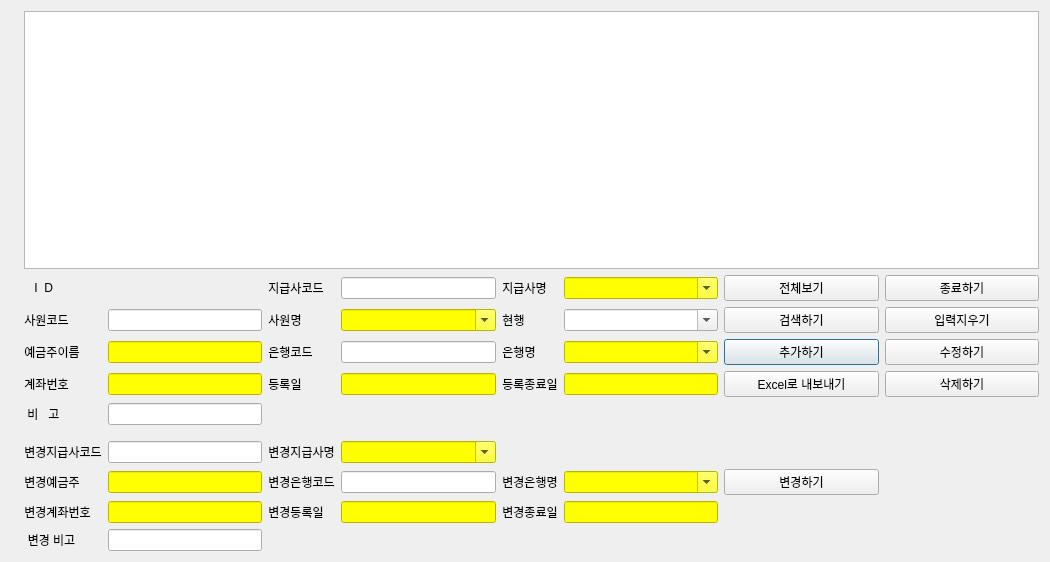
<?xml version="1.0" encoding="UTF-8"?>
<ui version="4.0">
 <class>BankAccProductInfoDialog</class>
 <widget class="QDialog" name="BankAccProductInfoDialog">
  <property name="geometry">
   <rect>
    <x>0</x>
    <y>0</y>
    <width>1050</width>
    <height>562</height>
   </rect>
  </property>
  <property name="sizePolicy">
   <sizepolicy hsizetype="Expanding" vsizetype="Expanding">
    <horstretch>0</horstretch>
    <verstretch>0</verstretch>
   </sizepolicy>
  </property>
  <property name="windowTitle">
   <string>물품대 은행계좌 기준정보</string>
  </property>
  <layout class="QGridLayout" name="gridLayout_2">
   <item row="0" column="0">
    <layout class="QGridLayout" name="gridLayout">
     <item row="4" column="5">
      <widget class="QLabel" name="label_14">
       <property name="sizePolicy">
        <sizepolicy hsizetype="Fixed" vsizetype="Fixed">
         <horstretch>0</horstretch>
         <verstretch>0</verstretch>
        </sizepolicy>
       </property>
       <property name="text">
        <string>등록종료일</string>
       </property>
       <property name="alignment">
        <set>Qt::AlignCenter</set>
       </property>
      </widget>
     </item>
     <item row="3" column="7">
      <widget class="QPushButton" name="pb_baproduct_insert">
       <property name="sizePolicy">
        <sizepolicy hsizetype="Expanding" vsizetype="Fixed">
         <horstretch>0</horstretch>
         <verstretch>0</verstretch>
        </sizepolicy>
       </property>
       <property name="text">
        <string>추가하기</string>
       </property>
      </widget>
     </item>
     <item row="8" column="6">
      <widget class="QComboBox" name="cb_baproduct_changedbkname">
       <property name="sizePolicy">
        <sizepolicy hsizetype="Expanding" vsizetype="Fixed">
         <horstretch>0</horstretch>
         <verstretch>0</verstretch>
        </sizepolicy>
       </property>
       <property name="styleSheet">
        <string notr="true">background-color: rgb(255, 255, 0);</string>
       </property>
       <property name="editable">
        <bool>true</bool>
       </property>
      </widget>
     </item>
     <item row="3" column="4">
      <widget class="QLineEdit" name="entry_baproduct_bankid">
       <property name="sizePolicy">
        <sizepolicy hsizetype="Expanding" vsizetype="Fixed">
         <horstretch>0</horstretch>
         <verstretch>0</verstretch>
        </sizepolicy>
       </property>
       <property name="styleSheet">
        <string notr="true">
</string>
       </property>
      </widget>
     </item>
     <item row="4" column="7">
      <widget class="QPushButton" name="pb_baproduct_excel_export">
       <property name="sizePolicy">
        <sizepolicy hsizetype="Expanding" vsizetype="Fixed">
         <horstretch>0</horstretch>
         <verstretch>0</verstretch>
        </sizepolicy>
       </property>
       <property name="text">
        <string>Excel로 내보내기</string>
       </property>
      </widget>
     </item>
     <item row="1" column="4">
      <widget class="QLineEdit" name="entry_baproduct_ccode">
       <property name="sizePolicy">
        <sizepolicy hsizetype="MinimumExpanding" vsizetype="Fixed">
         <horstretch>0</horstretch>
         <verstretch>0</verstretch>
        </sizepolicy>
       </property>
      </widget>
     </item>
     <item row="9" column="5">
      <widget class="QLabel" name="label_20">
       <property name="sizePolicy">
        <sizepolicy hsizetype="Fixed" vsizetype="Fixed">
         <horstretch>0</horstretch>
         <verstretch>0</verstretch>
        </sizepolicy>
       </property>
       <property name="text">
        <string>변경종료일</string>
       </property>
       <property name="alignment">
        <set>Qt::AlignCenter</set>
       </property>
      </widget>
     </item>
     <item row="8" column="7">
      <widget class="QPushButton" name="pb_baproduct_changeinsert">
       <property name="sizePolicy">
        <sizepolicy hsizetype="Expanding" vsizetype="Fixed">
         <horstretch>0</horstretch>
         <verstretch>0</verstretch>
        </sizepolicy>
       </property>
       <property name="text">
        <string>변경하기</string>
       </property>
      </widget>
     </item>
     <item row="8" column="2">
      <widget class="QLineEdit" name="entry_baproduct_changedbaowner">
       <property name="sizePolicy">
        <sizepolicy hsizetype="Expanding" vsizetype="Fixed">
         <horstretch>0</horstretch>
         <verstretch>0</verstretch>
        </sizepolicy>
       </property>
       <property name="styleSheet">
        <string notr="true">background-color: rgb(255, 255, 0);</string>
       </property>
      </widget>
     </item>
     <item row="9" column="4">
      <widget class="QLineEdit" name="entry_baproduct_changedefffrom">
       <property name="sizePolicy">
        <sizepolicy hsizetype="Expanding" vsizetype="Fixed">
         <horstretch>0</horstretch>
         <verstretch>0</verstretch>
        </sizepolicy>
       </property>
       <property name="styleSheet">
        <string notr="true">background-color: rgb(255, 255, 0);</string>
       </property>
      </widget>
     </item>
     <item row="6" column="1" colspan="8">
      <spacer name="horizontalSpacer">
       <property name="orientation">
        <enum>Qt::Horizontal</enum>
       </property>
       <property name="sizeHint" stdset="0">
        <size>
         <width>40</width>
         <height>10</height>
        </size>
       </property>
      </spacer>
     </item>
     <item row="9" column="3">
      <widget class="QLabel" name="label_19">
       <property name="sizePolicy">
        <sizepolicy hsizetype="Fixed" vsizetype="Fixed">
         <horstretch>0</horstretch>
         <verstretch>0</verstretch>
        </sizepolicy>
       </property>
       <property name="text">
        <string>변경등록일</string>
       </property>
       <property name="alignment">
        <set>Qt::AlignCenter</set>
       </property>
      </widget>
     </item>
     <item row="9" column="1">
      <widget class="QLabel" name="label_18">
       <property name="sizePolicy">
        <sizepolicy hsizetype="Fixed" vsizetype="Fixed">
         <horstretch>0</horstretch>
         <verstretch>0</verstretch>
        </sizepolicy>
       </property>
       <property name="text">
        <string>변경계좌번호</string>
       </property>
       <property name="alignment">
        <set>Qt::AlignCenter</set>
       </property>
      </widget>
     </item>
     <item row="4" column="8">
      <widget class="QPushButton" name="pb_baproduct_delete">
       <property name="sizePolicy">
        <sizepolicy hsizetype="Expanding" vsizetype="Fixed">
         <horstretch>0</horstretch>
         <verstretch>0</verstretch>
        </sizepolicy>
       </property>
       <property name="text">
        <string>삭제하기</string>
       </property>
      </widget>
     </item>
     <item row="9" column="2">
      <widget class="QLineEdit" name="entry_baproduct_changedbankaccno">
       <property name="sizePolicy">
        <sizepolicy hsizetype="Expanding" vsizetype="Fixed">
         <horstretch>0</horstretch>
         <verstretch>0</verstretch>
        </sizepolicy>
       </property>
       <property name="styleSheet">
        <string notr="true">background-color: rgb(255, 255, 0);</string>
       </property>
      </widget>
     </item>
     <item row="10" column="2">
      <widget class="QLineEdit" name="entry_baproduct_changedremark">
       <property name="sizePolicy">
        <sizepolicy hsizetype="MinimumExpanding" vsizetype="Fixed">
         <horstretch>0</horstretch>
         <verstretch>0</verstretch>
        </sizepolicy>
       </property>
      </widget>
     </item>
     <item row="9" column="6">
      <widget class="QLineEdit" name="entry_baproduct_changedeffthru">
       <property name="sizePolicy">
        <sizepolicy hsizetype="Expanding" vsizetype="Fixed">
         <horstretch>0</horstretch>
         <verstretch>0</verstretch>
        </sizepolicy>
       </property>
       <property name="styleSheet">
        <string notr="true">background-color: rgb(255, 255, 0);</string>
       </property>
      </widget>
     </item>
     <item row="8" column="1">
      <widget class="QLabel" name="label_15">
       <property name="sizePolicy">
        <sizepolicy hsizetype="Fixed" vsizetype="Fixed">
         <horstretch>0</horstretch>
         <verstretch>0</verstretch>
        </sizepolicy>
       </property>
       <property name="text">
        <string>변경예금주</string>
       </property>
       <property name="alignment">
        <set>Qt::AlignCenter</set>
       </property>
      </widget>
     </item>
     <item row="8" column="4">
      <widget class="QLineEdit" name="entry_baproduct_changedbankid">
       <property name="sizePolicy">
        <sizepolicy hsizetype="Expanding" vsizetype="Fixed">
         <horstretch>0</horstretch>
         <verstretch>0</verstretch>
        </sizepolicy>
       </property>
       <property name="styleSheet">
        <string notr="true"/>
       </property>
      </widget>
     </item>
     <item row="1" column="7">
      <widget class="QPushButton" name="pb_baproduct_show">
       <property name="sizePolicy">
        <sizepolicy hsizetype="Expanding" vsizetype="Fixed">
         <horstretch>0</horstretch>
         <verstretch>0</verstretch>
        </sizepolicy>
       </property>
       <property name="text">
        <string>전체보기</string>
       </property>
      </widget>
     </item>
     <item row="4" column="2">
      <widget class="QLineEdit" name="entry_baproduct_bankaccno">
       <property name="sizePolicy">
        <sizepolicy hsizetype="Expanding" vsizetype="Fixed">
         <horstretch>0</horstretch>
         <verstretch>0</verstretch>
        </sizepolicy>
       </property>
       <property name="styleSheet">
        <string notr="true">background-color: rgb(255, 255, 0);</string>
       </property>
      </widget>
     </item>
     <item row="1" column="2">
      <widget class="QLabel" name="lbl_baproduct_id">
       <property name="sizePolicy">
        <sizepolicy hsizetype="MinimumExpanding" vsizetype="MinimumExpanding">
         <horstretch>0</horstretch>
         <verstretch>0</verstretch>
        </sizepolicy>
       </property>
       <property name="text">
        <string/>
       </property>
      </widget>
     </item>
     <item row="2" column="4">
      <widget class="QComboBox" name="cb_baproduct_ename">
       <property name="sizePolicy">
        <sizepolicy hsizetype="Expanding" vsizetype="Fixed">
         <horstretch>0</horstretch>
         <verstretch>0</verstretch>
        </sizepolicy>
       </property>
       <property name="styleSheet">
        <string notr="true">background-color: rgb(255, 255, 0);</string>
       </property>
       <property name="editable">
        <bool>true</bool>
       </property>
      </widget>
     </item>
     <item row="1" column="3">
      <widget class="QLabel" name="label_2">
       <property name="sizePolicy">
        <sizepolicy hsizetype="Fixed" vsizetype="Fixed">
         <horstretch>0</horstretch>
         <verstretch>0</verstretch>
        </sizepolicy>
       </property>
       <property name="text">
        <string>지급사코드</string>
       </property>
       <property name="alignment">
        <set>Qt::AlignCenter</set>
       </property>
      </widget>
     </item>
     <item row="1" column="1">
      <widget class="QLabel" name="label">
       <property name="sizePolicy">
        <sizepolicy hsizetype="Fixed" vsizetype="Fixed">
         <horstretch>0</horstretch>
         <verstretch>0</verstretch>
        </sizepolicy>
       </property>
       <property name="text">
        <string>   I  D  </string>
       </property>
       <property name="alignment">
        <set>Qt::AlignCenter</set>
       </property>
      </widget>
     </item>
     <item row="2" column="3">
      <widget class="QLabel" name="label_9">
       <property name="sizePolicy">
        <sizepolicy hsizetype="Fixed" vsizetype="Fixed">
         <horstretch>0</horstretch>
         <verstretch>0</verstretch>
        </sizepolicy>
       </property>
       <property name="text">
        <string>사원명</string>
       </property>
       <property name="alignment">
        <set>Qt::AlignCenter</set>
       </property>
      </widget>
     </item>
     <item row="4" column="0">
      <widget class="QLabel" name="label_8">
       <property name="sizePolicy">
        <sizepolicy hsizetype="Fixed" vsizetype="MinimumExpanding">
         <horstretch>0</horstretch>
         <verstretch>0</verstretch>
        </sizepolicy>
       </property>
       <property name="text">
        <string/>
       </property>
       <property name="alignment">
        <set>Qt::AlignCenter</set>
       </property>
      </widget>
     </item>
     <item row="4" column="4">
      <widget class="QLineEdit" name="entry_baproduct_efffrom">
       <property name="sizePolicy">
        <sizepolicy hsizetype="Expanding" vsizetype="Fixed">
         <horstretch>0</horstretch>
         <verstretch>0</verstretch>
        </sizepolicy>
       </property>
       <property name="styleSheet">
        <string notr="true">background-color: rgb(255, 255, 0);</string>
       </property>
      </widget>
     </item>
     <item row="3" column="1">
      <widget class="QLabel" name="label_10">
       <property name="sizePolicy">
        <sizepolicy hsizetype="Fixed" vsizetype="Fixed">
         <horstretch>0</horstretch>
         <verstretch>0</verstretch>
        </sizepolicy>
       </property>
       <property name="text">
        <string>예금주이름</string>
       </property>
       <property name="alignment">
        <set>Qt::AlignCenter</set>
       </property>
      </widget>
     </item>
     <item row="2" column="8">
      <widget class="QPushButton" name="pb_baproduct_clear">
       <property name="sizePolicy">
        <sizepolicy hsizetype="Expanding" vsizetype="Fixed">
         <horstretch>0</horstretch>
         <verstretch>0</verstretch>
        </sizepolicy>
       </property>
       <property name="text">
        <string>입력지우기</string>
       </property>
      </widget>
     </item>
     <item row="1" column="8">
      <widget class="QPushButton" name="pb_baproduct_close">
       <property name="sizePolicy">
        <sizepolicy hsizetype="Expanding" vsizetype="Fixed">
         <horstretch>0</horstretch>
         <verstretch>0</verstretch>
        </sizepolicy>
       </property>
       <property name="text">
        <string>종료하기</string>
       </property>
      </widget>
     </item>
     <item row="5" column="2">
      <widget class="QLineEdit" name="entry_baproduct_remark">
       <property name="sizePolicy">
        <sizepolicy hsizetype="MinimumExpanding" vsizetype="Fixed">
         <horstretch>0</horstretch>
         <verstretch>0</verstretch>
        </sizepolicy>
       </property>
      </widget>
     </item>
     <item row="3" column="3">
      <widget class="QLabel" name="label_11">
       <property name="sizePolicy">
        <sizepolicy hsizetype="Fixed" vsizetype="Fixed">
         <horstretch>0</horstretch>
         <verstretch>0</verstretch>
        </sizepolicy>
       </property>
       <property name="text">
        <string>은행코드</string>
       </property>
       <property name="alignment">
        <set>Qt::AlignCenter</set>
       </property>
      </widget>
     </item>
     <item row="5" column="1">
      <widget class="QLabel" name="label_6">
       <property name="sizePolicy">
        <sizepolicy hsizetype="Fixed" vsizetype="Fixed">
         <horstretch>0</horstretch>
         <verstretch>0</verstretch>
        </sizepolicy>
       </property>
       <property name="text">
        <string> 비   고 </string>
       </property>
       <property name="alignment">
        <set>Qt::AlignCenter</set>
       </property>
      </widget>
     </item>
     <item row="2" column="2">
      <widget class="QLineEdit" name="entry_baproduct_ecode">
       <property name="sizePolicy">
        <sizepolicy hsizetype="MinimumExpanding" vsizetype="Fixed">
         <horstretch>0</horstretch>
         <verstretch>0</verstretch>
        </sizepolicy>
       </property>
      </widget>
     </item>
     <item row="2" column="6">
      <widget class="QComboBox" name="cb_baproduct_class2">
       <property name="sizePolicy">
        <sizepolicy hsizetype="Expanding" vsizetype="Fixed">
         <horstretch>0</horstretch>
         <verstretch>0</verstretch>
        </sizepolicy>
       </property>
       <property name="styleSheet">
        <string notr="true"/>
       </property>
       <property name="editable">
        <bool>true</bool>
       </property>
      </widget>
     </item>
     <item row="4" column="3">
      <widget class="QLabel" name="label_12">
       <property name="sizePolicy">
        <sizepolicy hsizetype="Fixed" vsizetype="Fixed">
         <horstretch>0</horstretch>
         <verstretch>0</verstretch>
        </sizepolicy>
       </property>
       <property name="text">
        <string>등록일</string>
       </property>
       <property name="alignment">
        <set>Qt::AlignCenter</set>
       </property>
      </widget>
     </item>
     <item row="0" column="1" colspan="8">
      <widget class="QTableView" name="tv_bankaccproduct">
       <property name="sizePolicy">
        <sizepolicy hsizetype="Expanding" vsizetype="Expanding">
         <horstretch>0</horstretch>
         <verstretch>1</verstretch>
        </sizepolicy>
       </property>
      </widget>
     </item>
     <item row="3" column="8">
      <widget class="QPushButton" name="pb_baproduct_update">
       <property name="sizePolicy">
        <sizepolicy hsizetype="Expanding" vsizetype="Fixed">
         <horstretch>0</horstretch>
         <verstretch>0</verstretch>
        </sizepolicy>
       </property>
       <property name="text">
        <string>수정하기</string>
       </property>
      </widget>
     </item>
     <item row="1" column="6">
      <widget class="QComboBox" name="cb_baproduct_cname">
       <property name="sizePolicy">
        <sizepolicy hsizetype="Expanding" vsizetype="Fixed">
         <horstretch>0</horstretch>
         <verstretch>0</verstretch>
        </sizepolicy>
       </property>
       <property name="styleSheet">
        <string notr="true">background-color: rgb(255, 255, 0);</string>
       </property>
       <property name="editable">
        <bool>true</bool>
       </property>
      </widget>
     </item>
     <item row="2" column="1">
      <widget class="QLabel" name="label_5">
       <property name="sizePolicy">
        <sizepolicy hsizetype="Fixed" vsizetype="Fixed">
         <horstretch>0</horstretch>
         <verstretch>0</verstretch>
        </sizepolicy>
       </property>
       <property name="text">
        <string>사원코드</string>
       </property>
       <property name="alignment">
        <set>Qt::AlignCenter</set>
       </property>
      </widget>
     </item>
     <item row="1" column="5">
      <widget class="QLabel" name="label_3">
       <property name="sizePolicy">
        <sizepolicy hsizetype="Fixed" vsizetype="Fixed">
         <horstretch>0</horstretch>
         <verstretch>0</verstretch>
        </sizepolicy>
       </property>
       <property name="text">
        <string>지급사명</string>
       </property>
       <property name="alignment">
        <set>Qt::AlignCenter</set>
       </property>
      </widget>
     </item>
     <item row="2" column="7">
      <widget class="QPushButton" name="pb_baproduct_search">
       <property name="sizePolicy">
        <sizepolicy hsizetype="Expanding" vsizetype="Fixed">
         <horstretch>0</horstretch>
         <verstretch>0</verstretch>
        </sizepolicy>
       </property>
       <property name="text">
        <string>검색하기</string>
       </property>
      </widget>
     </item>
     <item row="3" column="2">
      <widget class="QLineEdit" name="entry_baproduct_baowner">
       <property name="sizePolicy">
        <sizepolicy hsizetype="Expanding" vsizetype="Fixed">
         <horstretch>0</horstretch>
         <verstretch>0</verstretch>
        </sizepolicy>
       </property>
       <property name="styleSheet">
        <string notr="true">background-color: rgb(255, 255, 0);</string>
       </property>
      </widget>
     </item>
     <item row="4" column="1">
      <widget class="QLabel" name="label_7">
       <property name="sizePolicy">
        <sizepolicy hsizetype="Fixed" vsizetype="Fixed">
         <horstretch>0</horstretch>
         <verstretch>0</verstretch>
        </sizepolicy>
       </property>
       <property name="text">
        <string>계좌번호</string>
       </property>
       <property name="alignment">
        <set>Qt::AlignCenter</set>
       </property>
      </widget>
     </item>
     <item row="3" column="6">
      <widget class="QComboBox" name="cb_baproduct_bkname">
       <property name="sizePolicy">
        <sizepolicy hsizetype="Expanding" vsizetype="Fixed">
         <horstretch>0</horstretch>
         <verstretch>0</verstretch>
        </sizepolicy>
       </property>
       <property name="styleSheet">
        <string notr="true">background-color: rgb(255, 255, 0);</string>
       </property>
       <property name="editable">
        <bool>true</bool>
       </property>
      </widget>
     </item>
     <item row="8" column="3">
      <widget class="QLabel" name="label_16">
       <property name="sizePolicy">
        <sizepolicy hsizetype="Fixed" vsizetype="Fixed">
         <horstretch>0</horstretch>
         <verstretch>0</verstretch>
        </sizepolicy>
       </property>
       <property name="text">
        <string>변경은행코드</string>
       </property>
       <property name="alignment">
        <set>Qt::AlignCenter</set>
       </property>
      </widget>
     </item>
     <item row="8" column="5">
      <widget class="QLabel" name="label_17">
       <property name="sizePolicy">
        <sizepolicy hsizetype="Fixed" vsizetype="Fixed">
         <horstretch>0</horstretch>
         <verstretch>0</verstretch>
        </sizepolicy>
       </property>
       <property name="text">
        <string>변경은행명</string>
       </property>
       <property name="alignment">
        <set>Qt::AlignCenter</set>
       </property>
      </widget>
     </item>
     <item row="4" column="6">
      <widget class="QLineEdit" name="entry_baproduct_effthru">
       <property name="sizePolicy">
        <sizepolicy hsizetype="Expanding" vsizetype="Fixed">
         <horstretch>0</horstretch>
         <verstretch>0</verstretch>
        </sizepolicy>
       </property>
       <property name="styleSheet">
        <string notr="true">background-color: rgb(255, 255, 0);</string>
       </property>
      </widget>
     </item>
     <item row="3" column="5">
      <widget class="QLabel" name="label_13">
       <property name="sizePolicy">
        <sizepolicy hsizetype="Fixed" vsizetype="Fixed">
         <horstretch>0</horstretch>
         <verstretch>0</verstretch>
        </sizepolicy>
       </property>
       <property name="text">
        <string>은행명</string>
       </property>
       <property name="alignment">
        <set>Qt::AlignCenter</set>
       </property>
      </widget>
     </item>
     <item row="10" column="1">
      <widget class="QLabel" name="label_21">
       <property name="sizePolicy">
        <sizepolicy hsizetype="Fixed" vsizetype="Fixed">
         <horstretch>0</horstretch>
         <verstretch>0</verstretch>
        </sizepolicy>
       </property>
       <property name="text">
        <string> 변경 비고 </string>
       </property>
       <property name="alignment">
        <set>Qt::AlignCenter</set>
       </property>
      </widget>
     </item>
     <item row="2" column="5">
      <widget class="QLabel" name="label_4">
       <property name="sizePolicy">
        <sizepolicy hsizetype="Fixed" vsizetype="Fixed">
         <horstretch>0</horstretch>
         <verstretch>0</verstretch>
        </sizepolicy>
       </property>
       <property name="text">
        <string>현행</string>
       </property>
       <property name="alignment">
        <set>Qt::AlignCenter</set>
       </property>
      </widget>
     </item>
     <item row="7" column="1">
      <widget class="QLabel" name="label_22">
       <property name="sizePolicy">
        <sizepolicy hsizetype="Fixed" vsizetype="Fixed">
         <horstretch>0</horstretch>
         <verstretch>0</verstretch>
        </sizepolicy>
       </property>
       <property name="text">
        <string>변경지급사코드</string>
       </property>
       <property name="alignment">
        <set>Qt::AlignCenter</set>
       </property>
      </widget>
     </item>
     <item row="7" column="2">
      <widget class="QLineEdit" name="entry_baproduct_changeccode">
       <property name="sizePolicy">
        <sizepolicy hsizetype="MinimumExpanding" vsizetype="Fixed">
         <horstretch>0</horstretch>
         <verstretch>0</verstretch>
        </sizepolicy>
       </property>
      </widget>
     </item>
     <item row="7" column="3">
      <widget class="QLabel" name="label_23">
       <property name="sizePolicy">
        <sizepolicy hsizetype="Fixed" vsizetype="Fixed">
         <horstretch>0</horstretch>
         <verstretch>0</verstretch>
        </sizepolicy>
       </property>
       <property name="text">
        <string>변경지급사명</string>
       </property>
       <property name="alignment">
        <set>Qt::AlignCenter</set>
       </property>
      </widget>
     </item>
     <item row="7" column="4">
      <widget class="QComboBox" name="cb_baproduct_changecname">
       <property name="sizePolicy">
        <sizepolicy hsizetype="Expanding" vsizetype="Fixed">
         <horstretch>0</horstretch>
         <verstretch>0</verstretch>
        </sizepolicy>
       </property>
       <property name="styleSheet">
        <string notr="true">background-color: rgb(255, 255, 0);</string>
       </property>
       <property name="editable">
        <bool>true</bool>
       </property>
      </widget>
     </item>
    </layout>
   </item>
  </layout>
 </widget>
 <resources/>
 <connections/>
</ui>
